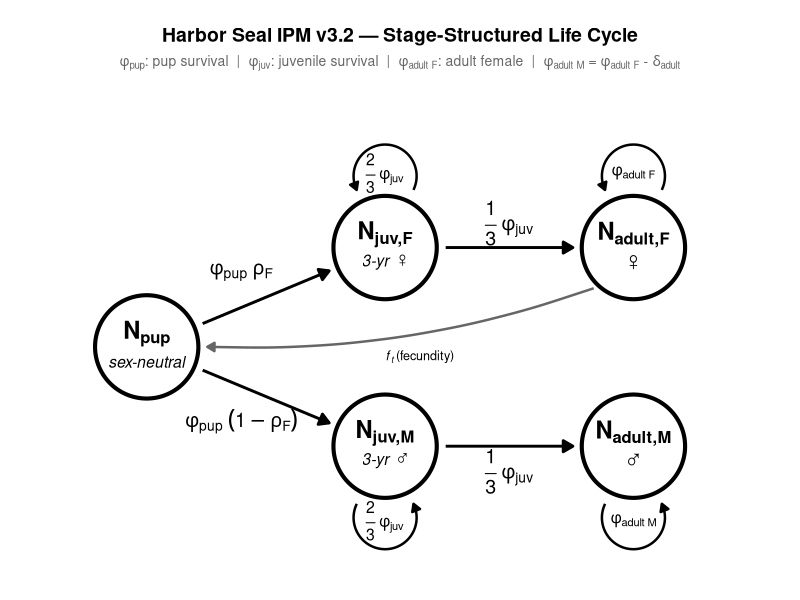
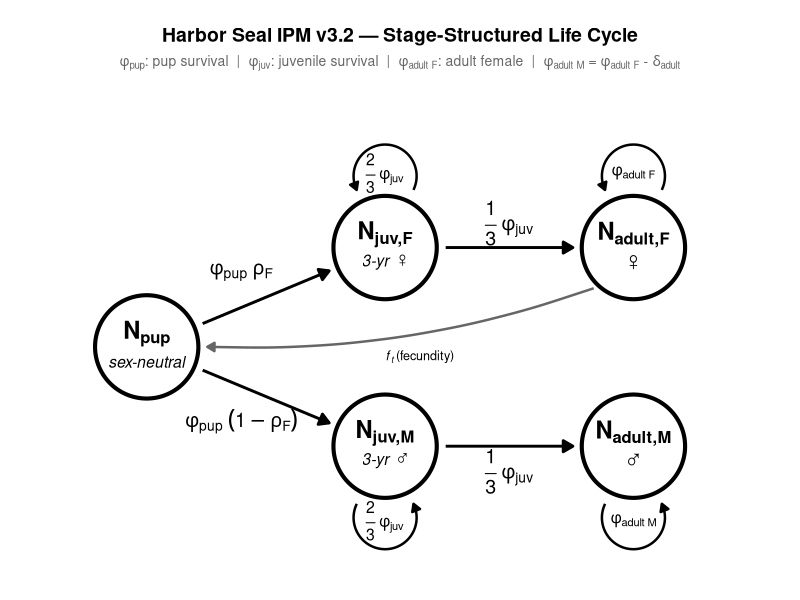

These figures' R source, in order:
# =============================================================================
# Harbor Seal IPM v3.2 — Stage-Structured Life-Cycle Diagram
# Circular nodes version
# =============================================================================

library(tidyverse)
library(ggforce)   # geom_circle()

# ── Colour palette ────────────────────────────────────────────────────────────
fill_pup  <- "white"
fill_juv  <- "white"
fill_adF  <- "white"
fill_adM  <- "white"

# ── Node centres ─────────────────────────────────────────────────────────────
px  <- 1.00;  py  <-  0.00   # Pup
jfx <- 3.40;  jfy <-  1.00   # Juv Female
jmx <- 3.40;  jmy <- -1.00   # Juv Male
afx <- 5.90;  afy <-  1.00   # Adult Female
amx <- 5.90;  amy <- -1.00   # Adult Male

r        <- 0.52   # circle radius
gap      <- 0.09   # clearance: arrow tip to circle edge
loop_gap <- 0.06   # clearance: stasis loop to circle top/bottom

# ── Arrow styles ──────────────────────────────────────────────────────────────
ar       <- arrow(length = unit(8, "pt"), type = "closed")
ar_loop  <- arrow(length = unit(6, "pt"), type = "closed")
ar_repro <- arrow(length = unit(6, "pt"), type = "closed")

lw      <- 1
lw_loop <- 0.85
lw_rep  <- 0.85

# ── Helper: point on circle edge in direction of target, offset by gap ────────
edge <- function(x0, y0, x1, y1, radius = r, g = gap) {
  theta <- atan2(y1 - y0, x1 - x0)
  c(x0 + (radius + g) * cos(theta),
    y0 + (radius + g) * sin(theta))
}

# Pre-compute arrow endpoints
pup_to_jf_d <- edge(px,  py,  jfx, jfy)
pup_to_jf_a <- edge(jfx, jfy, px,  py)
pup_to_jm_d <- edge(px,  py,  jmx, jmy)
pup_to_jm_a <- edge(jmx, jmy, px,  py)
jf_to_af_d  <- edge(jfx, jfy, afx, afy)
jf_to_af_a  <- edge(afx, afy, jfx, jfy)
jm_to_am_d  <- edge(jmx, jmy, amx, amy)
jm_to_am_a  <- edge(amx, amy, jmx, jmy)

# Fecundity arc: depart bottom of AdultF, arrive right of Pup
fec_d <- c(afx - 0.20, afy - r - gap)
fec_a <- c(px  + r + gap, py + 0.10)

life_cycle <- ggplot() +
  
  # ── Circles ───────────────────────────────────────────────────────────────────
  geom_circle(aes(x0=px,  y0=py,  r=r), fill=fill_pup, color=NA,      linewidth=0) +
  geom_circle(aes(x0=jfx, y0=jfy, r=r), fill=fill_juv, color=NA,      linewidth=0) +
  geom_circle(aes(x0=jmx, y0=jmy, r=r), fill=fill_juv, color=NA,      linewidth=0) +
  geom_circle(aes(x0=afx, y0=afy, r=r), fill=fill_adF, color=NA,      linewidth=0) +
  geom_circle(aes(x0=amx, y0=amy, r=r), fill=fill_adM, color=NA,      linewidth=0) +
  geom_circle(aes(x0=px,  y0=py,  r=r), fill=NA, color="black",       linewidth=1.4) +
  geom_circle(aes(x0=jfx, y0=jfy, r=r), fill=NA, color="black",       linewidth=1.4) +
  geom_circle(aes(x0=jmx, y0=jmy, r=r), fill=NA, color="black",       linewidth=1.4) +
  geom_circle(aes(x0=afx, y0=afy, r=r), fill=NA, color="black",       linewidth=1.4) +
  geom_circle(aes(x0=amx, y0=amy, r=r), fill=NA, color="black",       linewidth=1.4) +
  
  # ── Node labels ──────────────────────────────────────────────────────────────
  annotate("text", x=px,  y=py+0.13,  label="bold('N'['pup'])",       parse=TRUE, size=6) +
  annotate("text", x=px,  y=py-0.15,  label="italic('sex-neutral')",   parse=TRUE, size=4) +
  annotate("text", x=jfx, y=jfy+0.13, label="bold('N'['juv,F'])",     parse=TRUE, size=6) +
  annotate("text", x=jfx, y=jfy-0.15, label="italic('3-yr  \u2640')",  parse=TRUE, size=4) +
  annotate("text", x=jmx, y=jmy+0.13, label="bold('N'['juv,M'])",     parse=TRUE, size=6) +
  annotate("text", x=jmx, y=jmy-0.15, label="italic('3-yr  \u2642')",  parse=TRUE, size=4) +
  annotate("text", x=afx, y=afy+0.13, label="bold('N'['adult,F'])",   parse=TRUE, size=6) +
  annotate("text", x=afx, y=afy-0.15, label="'\u2640'",                parse=TRUE, size=5) +
  annotate("text", x=amx, y=amy+0.13, label="bold('N'['adult,M'])",   parse=TRUE, size=6) +
  annotate("text", x=amx, y=amy-0.15, label="'\u2642'",                parse=TRUE, size=5) +
  
  # ── Stage-transition arrows ───────────────────────────────────────────────────
  annotate("segment",
           x=pup_to_jf_d[1], y=pup_to_jf_d[2],
           xend=pup_to_jf_a[1], yend=pup_to_jf_a[2],
           arrow=ar, color="black", linewidth=lw) +
  annotate("segment",
           x=pup_to_jm_d[1], y=pup_to_jm_d[2],
           xend=pup_to_jm_a[1], yend=pup_to_jm_a[2],
           arrow=ar, color="black", linewidth=lw) +
  annotate("segment",
           x=jf_to_af_d[1], y=jf_to_af_d[2],
           xend=jf_to_af_a[1], yend=jf_to_af_a[2],
           arrow=ar, color="black", linewidth=lw) +
  annotate("segment",
           x=jm_to_am_d[1], y=jm_to_am_d[2],
           xend=jm_to_am_a[1], yend=jm_to_am_a[2],
           arrow=ar, color="black", linewidth=lw) +
  
  # ── Stasis loops ──────────────────────────────────────────────────────────────
  annotate("curve",
           x=jfx+r*0.55, y=jfy+r+loop_gap,
           xend=jfx-r*0.55, yend=jfy+r+loop_gap,
           curvature=1.6, ncp=25, color="black",
           arrow=ar_loop, linewidth=lw_loop) +
  annotate("curve",
           x=jmx-r*0.55, y=jmy-r-loop_gap,
           xend=jmx+r*0.55, yend=jmy-r-loop_gap,
           curvature=1.6, ncp=25, color="black",
           arrow=ar_loop, linewidth=lw_loop) +
  annotate("curve",
           x=afx+r*0.55, y=afy+r+loop_gap,
           xend=afx-r*0.55, yend=afy+r+loop_gap,
           curvature=1.6, ncp=25, color="black",
           arrow=ar_loop, linewidth=lw_loop) +
  annotate("curve",
           x=amx-r*0.55, y=amy-r-loop_gap,
           xend=amx+r*0.55, yend=amy-r-loop_gap,
           curvature=1.6, ncp=25, color="black",
           arrow=ar_loop, linewidth=lw_loop) +
  
  # ── Fecundity arrow ───────────────────────────────────────────────────────────
  annotate("curve",
           x=fec_d[1]-0.2, y=fec_d[2]+0.2, xend=fec_a[1], yend=fec_a[2]-0.1,
           curvature=-0.1, color="grey40", arrow=ar_repro,
           linewidth=lw_rep, linetype="solid") +
  
  # ── Arrow labels ─────────────────────────────────────────────────────────────
  annotate("text",
           x=(pup_to_jf_d[1]+pup_to_jf_a[1])/2 - 0.25,
           y=(pup_to_jf_d[2]+pup_to_jf_a[2])/2 + 0.25,
           label="phi[pup]~rho[F]", parse=TRUE, size=5, fontface="bold") +
  annotate("text",
           x=(pup_to_jm_d[1]+pup_to_jm_a[1])/2 - 0.25,
           y=(pup_to_jm_d[2]+pup_to_jm_a[2])/2 - 0.25,
           label="phi[pup]~(1-rho[F])", parse=TRUE, size=5, fontface="bold") +
  annotate("text",
           x=(jf_to_af_d[1]+jf_to_af_a[1])/2, y=jfy+0.25,
           label="frac(1,3)~phi[juv]", parse=TRUE, size=5, fontface="bold") +
  annotate("text",
           x=(jm_to_am_d[1]+jm_to_am_a[1])/2, y=jmy-0.25,
           label="frac(1,3)~phi[juv]", parse=TRUE, size=5, fontface="bold") +
  
  # Stasis labels
  annotate("text", x=jfx, y=jfy+r+0.23,
           label="frac(2,3)~phi[juv]", parse=TRUE, size=4) +
  annotate("text", x=jmx, y=jmy-r-0.23,
           label="frac(2,3)~phi[juv]", parse=TRUE, size=4.0) +
  annotate("text", x=afx, y=afy+r+0.23,
           label="phi[adult~F]", parse=TRUE, size=4.0) +
  annotate("text", x=amx, y=amy-r-0.23,
           label="phi[adult~M]", parse=TRUE, size=4.0) +
  
  # Fecundity label
  annotate("text",
           x=(px+afx)/2 + 0.3, y=-0.1,
           label="italic(f[t])~'(fecundity)'", parse=TRUE,
           size=3.2, fontface="italic") +
  
  # ── Theme ─────────────────────────────────────────────────────────────────────
  theme_void(base_size=13) +
  theme(
    plot.background = element_rect(fill="white", color=NA),
    plot.margin     = margin(20, 20, 25, 20),
    plot.title      = element_text(face="bold", size=14, hjust=0.5, margin=margin(b=6)),
    plot.subtitle   = element_text(size=10, hjust=0.5, color="grey40", margin=margin(b=10))
  ) +
  labs(
    title    = "Harbor Seal IPM v3.2 — Stage-Structured Life Cycle",
    subtitle = expression(
      phi[pup]*': pup survival  |  '*phi[juv]*': juvenile survival  |  '*
        phi[adult~F]*': adult female  |  '*phi[adult~M]*' = '*phi[adult~F]*' - '*delta[adult])
  ) +
  coord_equal(xlim=c(0.0, 7.1), ylim=c(-2.2, 2.6)) +
  scale_x_continuous(expand=c(0,0)) +
  scale_y_continuous(expand=c(0,0))

life_cycle

ggsave("Output/Plots/life_cycle_v3.2.jpeg",
       life_cycle, width=32, height=22, units="cm", dpi=300)
